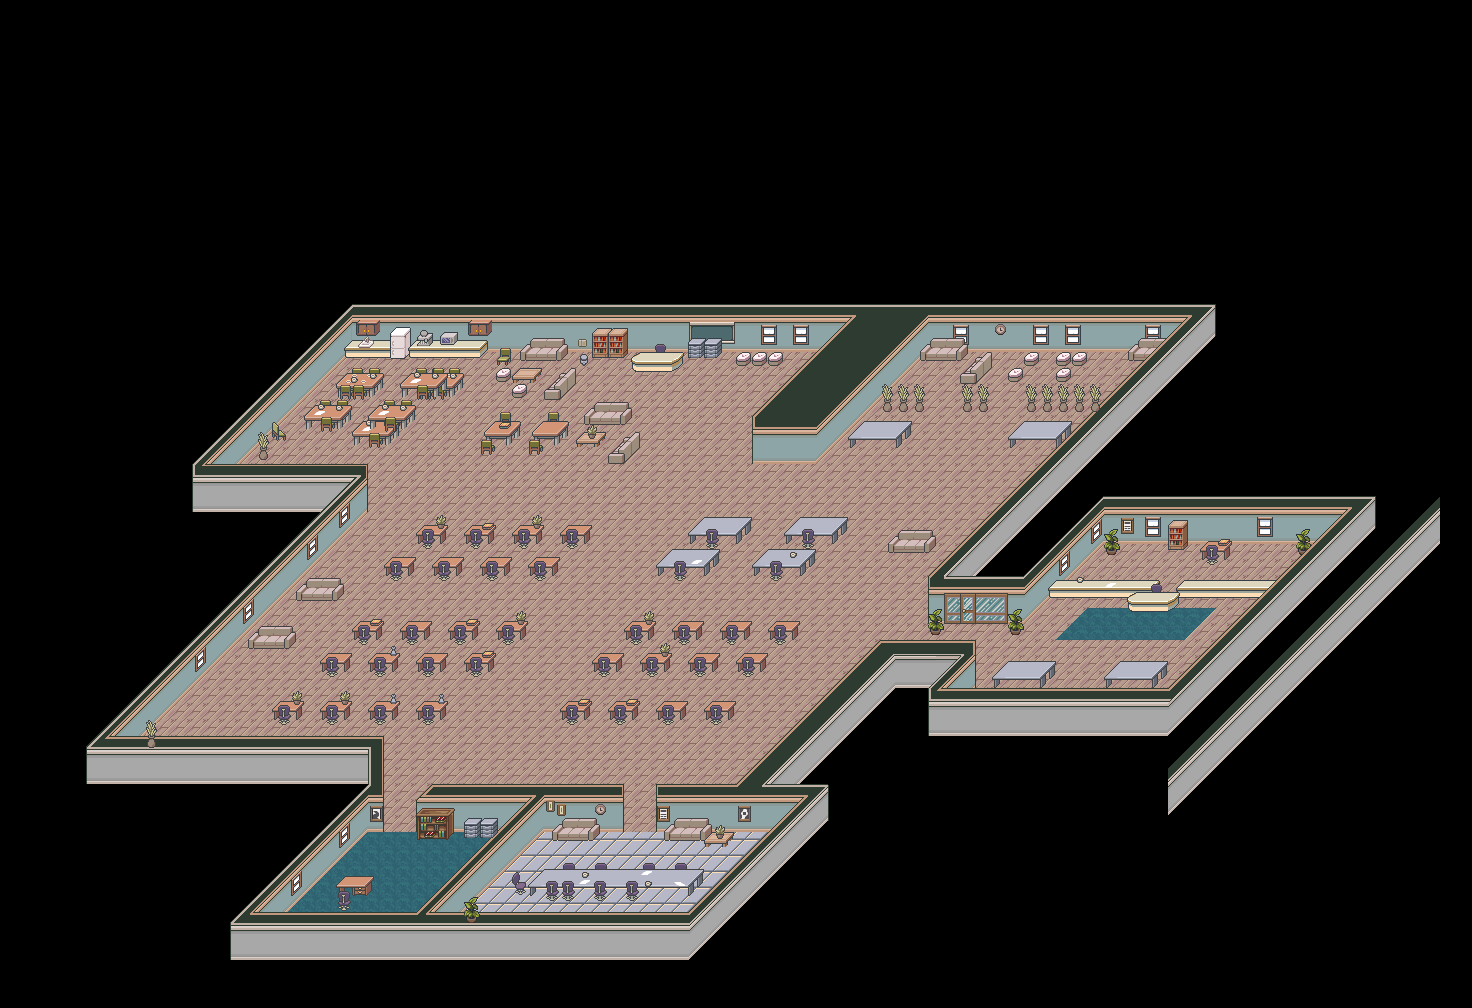

Below is a game level as drawn by its tile map, then a one-line description and the .tmx that defines it (tile-layer data replaced by summaries):
An orthogonal 92x63 tile map with 16x16 px tiles, 3 tile layers (base_furniture, top, details), 2 image layers.

<map version="1.10" tiledversion="1.11.2" orientation="orthogonal" renderorder="right-down" width="92" height="63" tilewidth="16" tileheight="16" infinite="0" nextlayerid="13" nextobjectid="1">
 <tileset firstgid="1" source="mattdalley2.tsx" />
 <imagelayer id="12" name="Capa de Imagen 2">
  <image source="mattdalley_f2.png" width="1440" height="1440" />
 </imagelayer>
 <layer id="5" name="base_furniture" width="92" height="63">
  <data>[5796 cells, 479 non-empty, 152 distinct tile ids]</data>
 </layer>
 <layer id="6" name="top" width="92" height="63">
  <data>[5796 cells, 253 non-empty, 89 distinct tile ids]</data>
 </layer>
 <layer id="7" name="details" width="92" height="63">
  <data>[5796 cells, 151 non-empty, 50 distinct tile ids]</data>
 </layer>
 <imagelayer id="11" name="image furniture">
  <image source="mattdalley_f1.png" width="1440" height="1440" />
 </imagelayer>
</map>